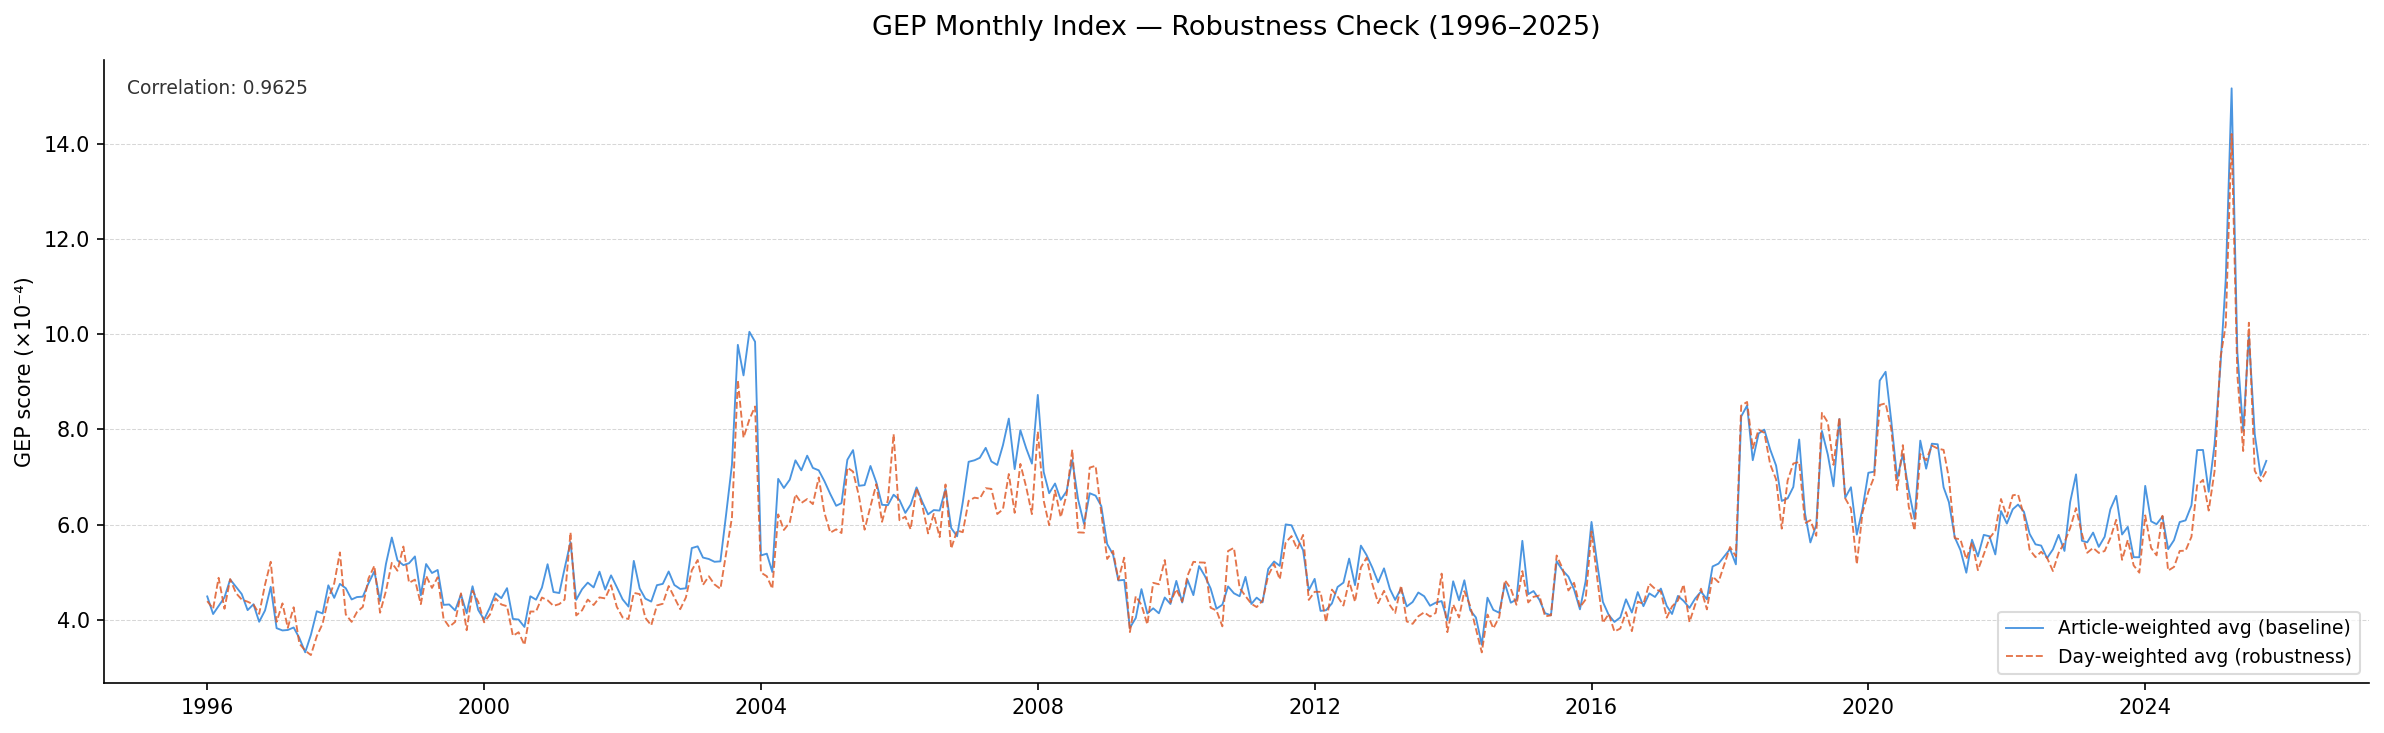

The script that saved this image:
#!/usr/bin/env python3
# -*- coding: utf-8 -*-
"""
robustness_check_GEP.py

Compares two versions of the monthly GEP index:

  1. GEP_monthly          — article-weighted average: each article in the month
                            contributes equally regardless of publication day.
                            (Σ score_t * n_articles_t) / Σ n_articles_t

  2. GEP_monthly_daily_avg — day-weighted average: each trading day contributes
                            equally regardless of how many articles were published.
                            (1/T_m) * Σ score_t

The robustness version is computed on-the-fly from GEP_Daily_Index.csv if
GEP_Monthly_Robustness.csv does not exist yet (requires compute_monthly_robustness.py
to have been run first), or it can be derived directly here for convenience.

Saves: robustness_check_GEP.png
"""

import pandas as pd
import numpy as np
import matplotlib.pyplot as plt
import matplotlib.ticker as ticker

BASE = "~/Desktop/tesi/Master_Thesis/INDEX/index_8"

# ----------------------------------------------------------------
# 1. Load original monthly index
# ----------------------------------------------------------------
monthly = pd.read_csv(f"{BASE}/GEP_Monthly_Index.csv")
monthly['month'] = pd.to_datetime(monthly['month'])

# ----------------------------------------------------------------
# 2. Build robustness monthly index from the daily index
#    (simple average of daily scores over trading days in each month)
# ----------------------------------------------------------------
daily = pd.read_csv(f"{BASE}/GEP_Daily_Index.csv", parse_dates=['date'])
daily_obs = daily[daily['n_articles'] > 0].copy()
daily_obs['month'] = daily_obs['date'].dt.to_period('M')

rob = (
    daily_obs
    .groupby('month')['score']
    .mean()
    .reset_index()
    .rename(columns={'score': 'GEP_monthly_daily_avg'})
)
rob['month'] = rob['month'].dt.to_timestamp()

# ----------------------------------------------------------------
# 3. Merge
# ----------------------------------------------------------------
df = monthly[['month', 'GEP_monthly']].merge(rob, on='month', how='inner')
df['GEP_monthly_scaled']     = df['GEP_monthly']          * 10_000
df['GEP_daily_avg_scaled']   = df['GEP_monthly_daily_avg'] * 10_000

# ----------------------------------------------------------------
# 4. Plot
# ----------------------------------------------------------------
fig, ax = plt.subplots(figsize=(16, 5))

ax.plot(df['month'], df['GEP_monthly_scaled'],
        color='#378ADD', linewidth=0.9, alpha=0.9,
        label='Article-weighted avg (baseline)')

ax.plot(df['month'], df['GEP_daily_avg_scaled'],
        color='#E05C2A', linewidth=0.9, alpha=0.85, linestyle='--',
        label='Day-weighted avg (robustness)')

# Correlation annotation
corr = np.corrcoef(df['GEP_monthly_scaled'], df['GEP_daily_avg_scaled'])[0, 1]
ax.text(0.01, 0.97, f'Correlation: {corr:.4f}',
        transform=ax.transAxes, fontsize=9, va='top',
        color='#333333')

ax.set_title('GEP Monthly Index — Robustness Check (1996–2025)', fontsize=13, pad=12)
ax.set_xlabel('')
ax.set_ylabel('GEP score (×10⁻⁴)', fontsize=10)
ax.yaxis.set_major_formatter(ticker.FormatStrFormatter('%.1f'))
ax.legend(fontsize=9, framealpha=0.7)
ax.grid(axis='y', linestyle='--', linewidth=0.5, alpha=0.5)
ax.spines['top'].set_visible(False)
ax.spines['right'].set_visible(False)

plt.tight_layout()
plt.savefig(f"{BASE}/robustness_check_GEP.png", dpi=150, bbox_inches='tight')
print("Saved: robustness_check_GEP.png")
